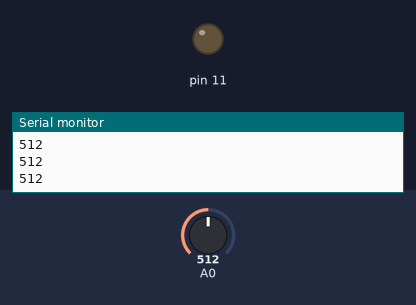
Simulated run of this sketch. Board: Arduino Uno, built with avr-gcc and run on an emulated ATmega328P. Parts: output pins drawn as LEDs (lit = HIGH), the last lines printed to the serial monitor. Dashed ring = blinking. The inputs (shaded band) are chosen by the test bench; at power-on: A0 = 512.

Above: at 1.3 s.
1.4 s: A0 set to 416
2.9 s: A0 set to 393
At 3.4 s:
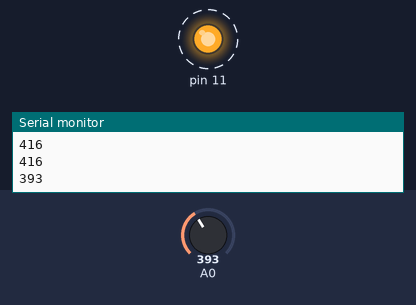
5.9 s: A0 set to 410
At 6.7 s:
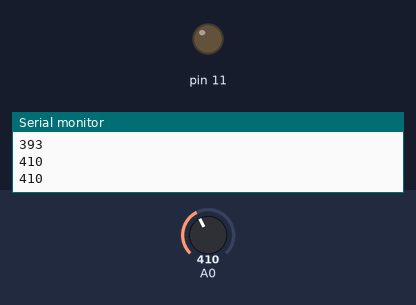
7.4 s: A0 set to 390
At 8.8 s:
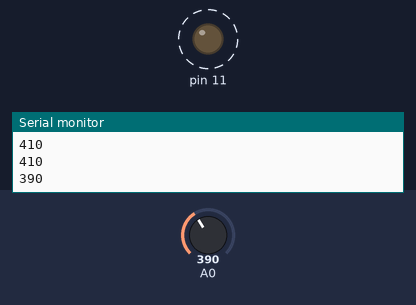
Timing chart, 0 to 11.4 s (numbered marks = the images above; inputs shaded):
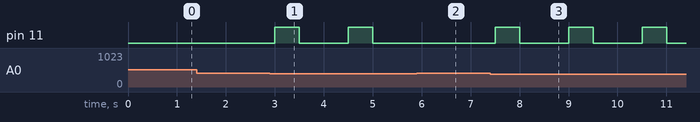

Measured:
- the behaviour switches between 400 and 399 on A0 (found by bisection; images 0 and 1)
- after the input at 2.9 s, pin 11: alternates HIGH for 0.50 s and LOW for 1.0 s, starting after 0.10 s
- after the input at 5.9 s, pin 11: stays LOW (without the input it goes to HIGH after 0.10 s)
- after the input at 7.4 s, pin 11: alternates HIGH for 0.50 s and LOW for 1.0 s, starting after 0.10 s

The sketch:

Desafio2.ino
```cpp
int leitura;

void setup() {
  pinMode(A0, INPUT);
  pinMode(11, OUTPUT);
  Serial.begin(9600);
}

void loop() {
  leitura = analogRead(A0);
  Serial.println(leitura);

  if(leitura<250){
    aceso();
  }
  if(leitura>250 && leitura<400){
    piscar();
  }
  if(leitura>400){
    apagado();
  }
  delay(500);

}

void aceso(){
  digitalWrite(11, HIGH);
}

void apagado(){
  digitalWrite(11, LOW);
}

void piscar() {
    digitalWrite(11, HIGH);
    delay(500);
    digitalWrite(11, LOW);
    delay(500);
}
```
